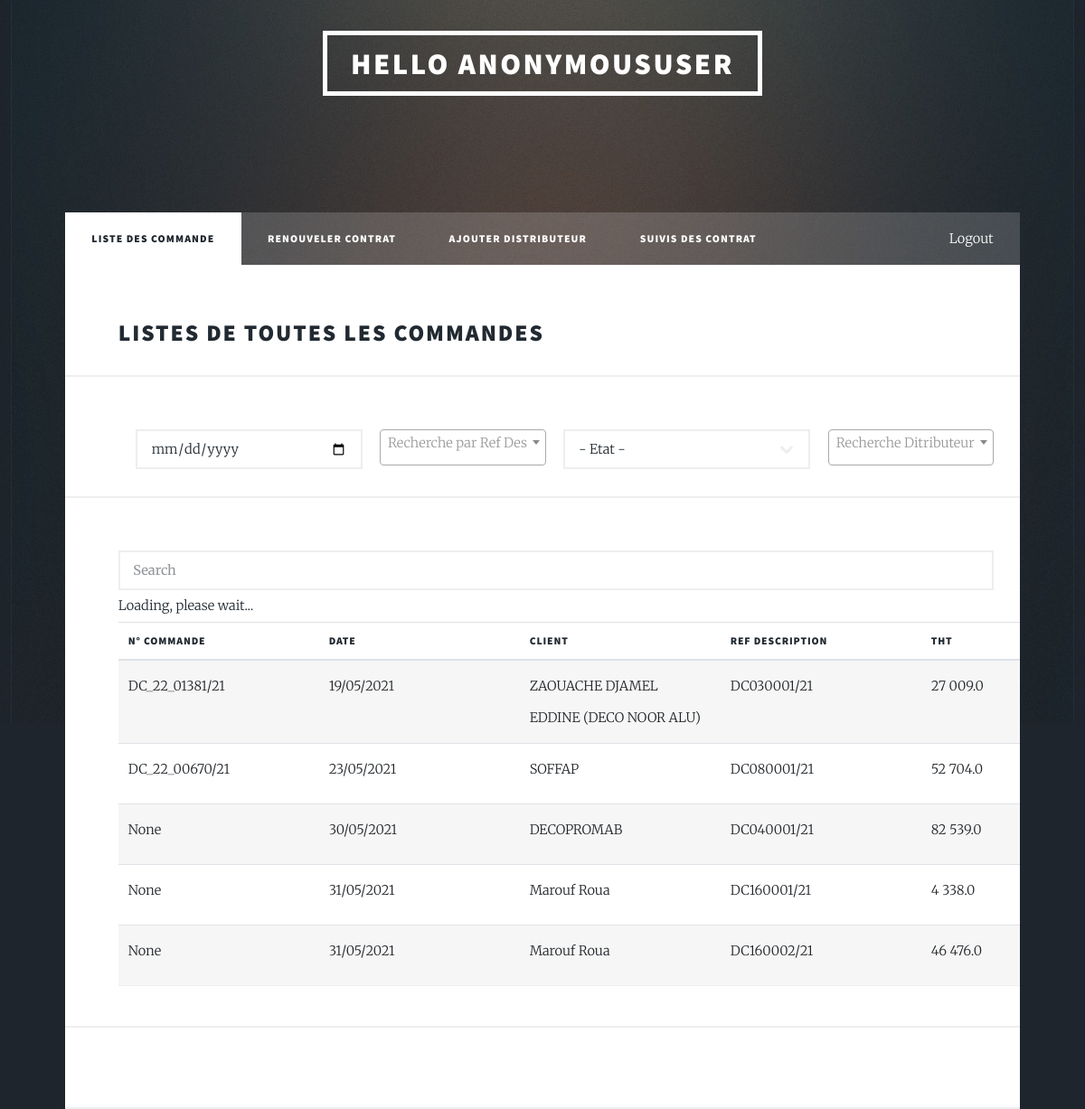
Before: /commerciale/listCommandesC with the older database file.
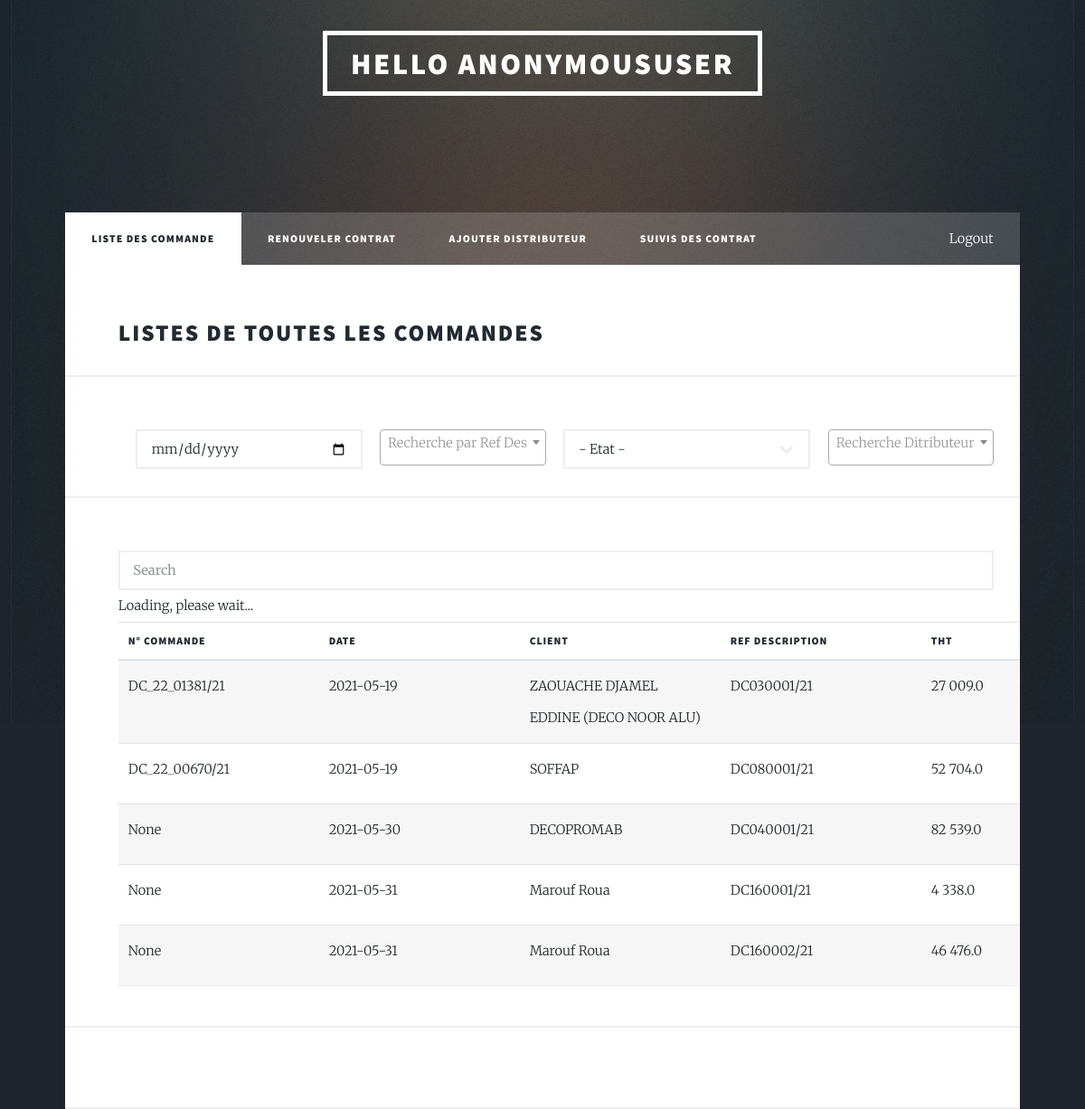
After: the same page with the newer database file.
### distributeur/models.py (models this page shows)
class Commande(models.Model):
    id = models.AutoField(primary_key=True)
    n_commande_odoo = models.CharField(null=True, blank=True, max_length=255)
    reference_description = models.CharField(max_length=255)
    destributeur = models.ForeignKey(Distributeur, on_delete=models.CASCADE)
    societe = models.CharField(default='Strugal', max_length=255)
    totaleHT = models.FloatField()
    totaleTTC = models.FloatField()
    etat = models.CharField(default='Brouillon', max_length=255)
    date = models.CharField(
        default=date.today().strftime("%Y-%m-%d"), max_length=255)

class Distributeur(models.Model):
    user = models.ForeignKey(User, null=True, on_delete=models.CASCADE)
    id = models.AutoField(primary_key=True)
    nom = models.CharField(max_length=255)
    adress = models.CharField(max_length=255)
    tel_fix = models.CharField(null=True, blank=True, max_length=255)
    tel_portable = models.CharField(null=True, blank=True, max_length=255)
    couriel = models.CharField(null=True, blank=True, max_length=255)
    civilite = models.IntegerField(null=True, blank=True)
    site_web = models.CharField(null=True, blank=True, max_length=255)
    rcn = models.CharField(max_length=255)
    date_enregistrement_rc = models.CharField(max_length=255)
    nis = models.CharField(null=True, blank=True, max_length=255)
    ifn = models.CharField(max_length=255)
    art = models.CharField(max_length=255)
    date_debut_activité = models.CharField(
        null=True, blank=True, max_length=255)
    date_effet = models.CharField(null=True, blank=True, max_length=255)
    date_echeance = models.CharField(null=True, blank=True, max_length=255)
    status = models.CharField(max_length=255)
    nbr_facture = models.IntegerField(default=0)
    def __str__(self):
        return self.nom

### commerciale/views.py (the view)
# urls.py: path("listCommandesC", views.listCommandes, name="listCommandes"),
def listCommandes(request):
    commande = Commande.objects.all()
    context = {
        "commande": commande
    }
    return render(
        request, "commerciale/listCommandes.html", context)

### commerciale/templatetags/intspace.py (called while the page is built)
@register.filter('intspace')
def intspace(value):
    orig = force_str(value)
    new = re.sub("^(-?\d+)(\d{3})", '\g<1> \g<2>', orig)
    if orig == new:
        return new
    else:
        return intspace(new)

### templates/commerciale/listCommandes.html (shortened to what this page needs)
{%extends 'base.html'%} {% block title %} LISTE DES COMMANDE {% endblock %}
{% block content %}
{% load static %}
{% load intspace %}
<div id="wrapper">
   <link rel="stylesheet" href="https://maxcdn.bootstrapcdn.com/bootstrap/4.5.2/css/bootstrap.min.css">
   <link rel="stylesheet" href="https://unpkg.com/bootstrap-table@1.18.3/dist/bootstrap-table.min.css">
   <link rel="stylesheet" href="{% static '/css/main.css' %}" />
  {% include 'partials/_header.html'%}
  {% include 'partials/_nav_com.html'%}
  <div id="main">
    <h2>Listes de toutes les commandes</h2>
    <div id="filtreur">
      <input type="date" id="dateE" class="margening">
      <select name="etat" id="etat" class="margening">
        <option value="">- Etat -</option>
      </select>
      <br>
    </div>
    <div id='table-div-commande' class="table-wrapper">
      <table id="bootstrap-table" class="table">
          <thead>
                  <th  data-field="Commande" data-sortable="true">N° Commande</th>
                  <th  data-field="Date" data-sortable="true">Date</th>
                  <th  data-field="Client" data-sortable="true">Client</th>
                  <th  data-field="Ref" data-sortable="true">Ref Description</th>
                  <th  data-field="THT" data-sortable="true" style="
                  width: 94px;">THT</th>
          </thead>
          <tbody>
              {% for com in commande %}
              <tr>
                  <td>{{com.n_commande_odoo}}</td>
                  <td>{{com.date}}</td>
                  <td>{{com.destributeur}}</td>
                  <td>{{com.reference_description}}</td>
                  <td>{{com.totaleHT|intspace}}</td>
              </tr>
              {% endfor %}
          </tbody>
      </table>
    </div>
    <hr />
  </div>
</div>
{% endblock %}

Changed rows visible on the page:
changed Commande "DC_22_01381/21": date "19/05/2021" → "2021-05-19"
changed Commande "DC_22_00670/21": date "23/05/2021" → "2021-05-19"
changed Commande "DC040001/21": date "30/05/2021" → "2021-05-30"
changed Commande "DC160001/21": date "31/05/2021" → "2021-05-31"
changed Commande "DC160002/21": date "31/05/2021" → "2021-05-31"
